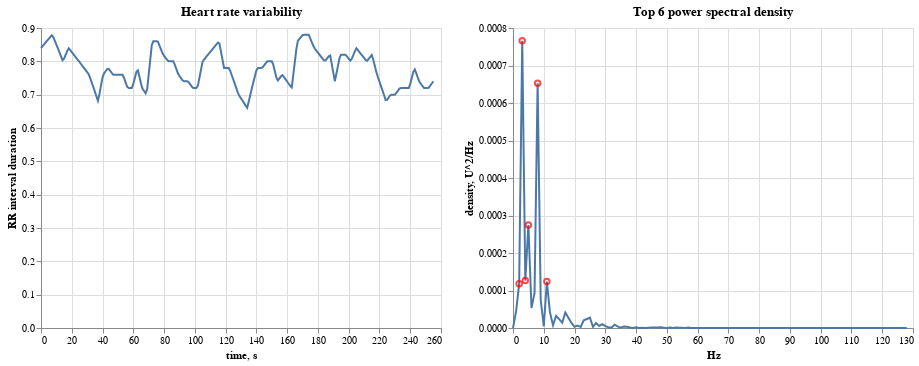

This figure's notebook cell:
### Code cell
get_hr_features(rr_intervals, show_visualization=True)

### Figure 1 — Vega-Lite specification as saved in the notebook (floating-point values rounded to 4 significant figures; data arrays with more than 128 entries replaced by an {"elided": "..."} marker saying what was removed)
{"config": {"view": {"continuousWidth": 400, "continuousHeight": 300}}, "hconcat": [{"data": {"name": "data-afc5639c1018f53e6960321b18d6e739"}, "mark": "line", "encoding": {"x": {"type": "quantitative", "field": "timepoint", "title": "time, s"}, "y": {"type": "quantitative", "field": "rr_interval", "title": "RR interval duration"}}, "title": "Heart rate variability"}, {"layer": [{"data": {"name": "data-4bc18b6fa3bb027c0736d38528b0c307"}, "mark": "line", "encoding": {"x": {"type": "quantitative", "field": "frequency", "title": "Hz"}, "y": {"type": "quantitative", "field": "density", "title": "density, U^2/Hz"}}}, {"data": {"name": "data-8045e067bcbdae92c5e8170346a3a1a1"}, "mark": {"type": "point", "color": "red"}, "encoding": {"x": {"type": "quantitative", "field": "top_frequency"}, "y": {"type": "quantitative", "field": "density"}}}], "title": "Top 6 power spectral density"}], "$schema": "https://vega.github.io/schema/vega-lite/v4.8.1.json", "datasets": {"data-afc5639c1018f53e6960321b18d6e739": {"elided": "256 records"}, "data-4bc18b6fa3bb027c0736d38528b0c307": {"elided": "129 records"}, "data-8045e067bcbdae92c5e8170346a3a1a1": [{"top_frequency": 3.0, "density": 0.0007657}, {"top_frequency": 8.0, "density": 0.0006525}, {"top_frequency": 5.0, "density": 0.0002747}, {"top_frequency": 4.0, "density": 0.0001264}, {"top_frequency": 11.0, "density": 0.0001237}, {"top_frequency": 2.0, "density": 0.0001177}]}}
